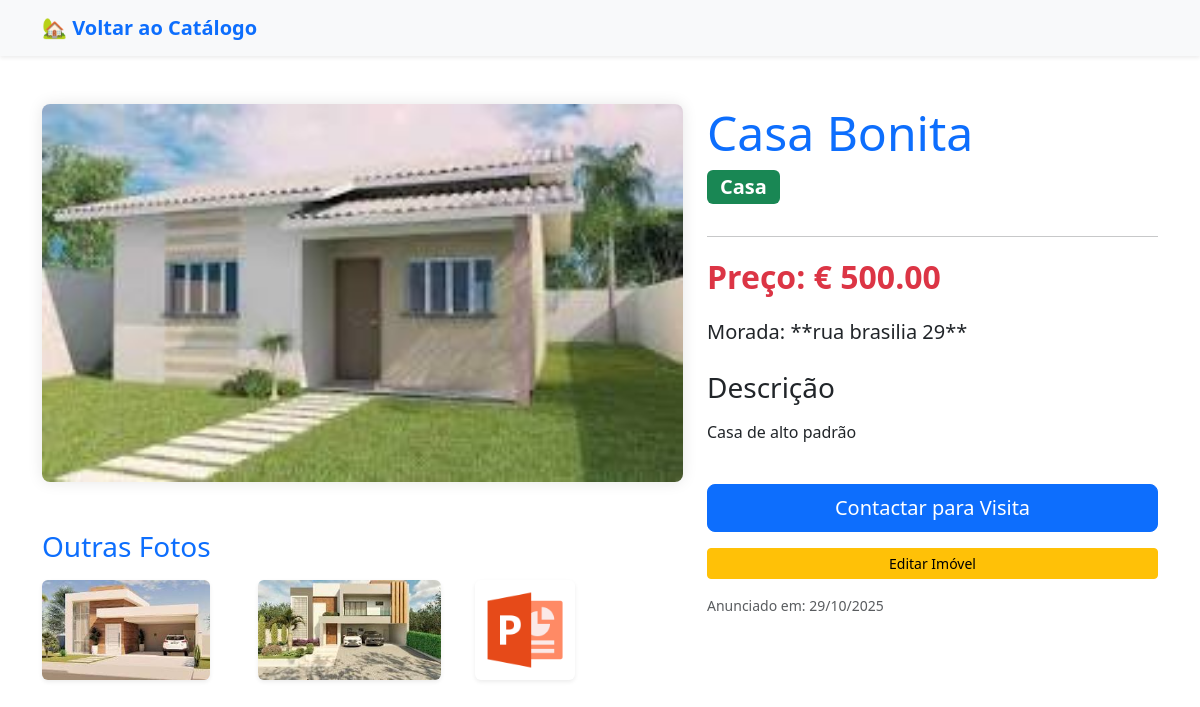
Screenshot of /3/ with the database file from the repository.
### imoveis/models.py (models this page shows, shortened)
class Imovel(models.Model):
    TIPO_CHOICES = (
        ('CASA', 'Casa'),
        ('LOTE', 'Lote'),
    )
    titulo = models.CharField(max_length=200, verbose_name="Título do Anúncio")
    descricao = models.TextField(verbose_name="Descrição Detalhada")
    preco = models.DecimalField(
        max_digits=12, # Ex: 9.999.999.99
        decimal_places=2,
        verbose_name="Preço (€)"
    )
    endereco = models.CharField(max_length=255, verbose_name="Morada Completa")
    tipo = models.CharField(
        max_length=4,
        choices=TIPO_CHOICES,
        default='CASA',
        verbose_name="Tipo de Imóvel"
    )
    imagem_principal = models.ImageField(
        upload_to='fotos/%Y/%m/%d/', # Guarda as imagens numa subpasta baseada na data
        blank=True,                 # O campo não é obrigatório
        null=True,                  # Pode ser nulo no banco de dados
        verbose_name="Imagem Principal"
    )
    esta_a_venda = models.BooleanField(default=True, verbose_name="Disponível para Venda")
    data_criacao = models.DateTimeField(auto_now_add=True, verbose_name="Data de Criação")
    class Meta:
        verbose_name = "Imóvel"
        verbose_name_plural = "Imóveis"
        ordering = ['-data_criacao']

class ImagemImovel(models.Model):
    imovel = models.ForeignKey(
        Imovel,
        on_delete=models.CASCADE, # Se o Imóvel for deletado, as fotos também são
        related_name='galeria'    # Nome que usaremos para aceder às fotos a partir do Imóvel (ex: imovel.galeria.all())
    )
    imagem = models.ImageField(
        upload_to='galeria/%Y/%m/%d/', # Guarda as imagens da galeria
        verbose_name="Foto Adicional"
    )
    descricao = models.CharField(max_length=100, blank=True, null=True)
    class Meta:
        verbose_name = "Imagem da Galeria"
        verbose_name_plural = "Imagens da Galeria"

### imoveis/views.py (the view)
# urls.py: path('<int:pk>/', ImovelDetailView.as_view(), name='detalhe_imovel'),
class ImovelDetailView(DetailView):
    model = Imovel # 🌟 Propriedade obrigatória
    template_name = 'imoveis/detalhe_imovel.html'
    context_object_name = 'imovel'

### imoveis/templates/imoveis/detalhe_imovel.html (shortened to what this page needs)
<!DOCTYPE html>
<html lang="pt">
<head>
    <link href="https://cdn.jsdelivr.net/npm/bootstrap@5.3.3/dist/css/bootstrap.min.css" rel="stylesheet">
</head>
<body>
    <nav class="navbar navbar-expand-lg navbar-light bg-light shadow-sm mb-5">
        <div class="container">
            <a class="navbar-brand text-primary fw-bold" href="{% url 'lista_imoveis' %}">🏡 Voltar ao Catálogo</a>
        </div>
    </nav>
    <div class="container my-5">
        <div class="row">
            <div class="col-md-7">
                {% if imovel.imagem_principal %}
                <img src="{{ imovel.imagem_principal.url }}" class="img-detalhe mb-4" alt="{{ imovel.titulo }}">
            {% else %}
                <img src="https://picsum.photos/700/500?grayscale" class="img-detalhe mb-4" alt="Sem Imagem">
            {% endif %}
            {% with galeria=imovel.galeria.all %}
                {% if galeria %}
                    <h3 class="mt-4 mb-3 text-primary">Outras Fotos</h3>
                    <div class="row row-cols-3 g-2">
                        {% for foto in galeria %}
                            <div class="col">
                                <img src="{{ foto.imagem.url }}" alt="{{ foto.descricao|default:'Foto adicional' }}" class="img-fluid rounded shadow-sm" style="height: 100px; object-fit: cover;">
                            </div>
                        {% endfor %}
                    </div>
                {% endif %}
            {% endwith %}
            </div>
            <div class="col-md-5">
                <h1 class="display-5 text-primary">{{ imovel.titulo }}</h1>
                <span class="badge fs-5 mb-3 {% if imovel.tipo == 'CASA' %}bg-success{% else %}bg-secondary{% endif %}">
                    {{ imovel.get_tipo_display }}
                </span>
                <hr>
                <p class="fs-2 fw-bold text-danger">
                    Preço: € {{ imovel.preco|floatformat:2 }}
                </p>
                <p class="lead">
                     Morada: **{{ imovel.endereco }}**
                </p>
                <h3 class="mt-4">Descrição</h3>
                <p>{{ imovel.descricao|linebreaks }}</p>
                <a href="mailto:contacto@seuimovel.com" class="btn btn-primary btn-lg mt-4 w-100 mb-2">Contactar para Visita</a>
                <a href="{% url 'editar_imovel' pk=imovel.pk %}" class="btn btn-warning btn-sm mt-2 w-100">
                     Editar Imóvel
                </a>
                <p class="mt-3 text-muted small">
                    Anunciado em: {{ imovel.data_criacao|date:"d/m/Y" }}
                </p>
            </div>
        </div>
    </div>
</body>
</html>

### imoveis/templates/imoveis/detalhe_imovel.html (style rules this page uses)
.img-detalhe { max-height: 500px; width: 100%; object-fit: cover; border-radius: .5rem; box-shadow: 0 0 15px rgba(0, 0, 0, 0.1); }

### rows the page displays
Imovel: imagem_principal (picture), titulo "Casa Bonita", tipo "Casa", preco "500.00", endereco "rua brasilia 29", descricao "Casa de alto padrão", data_criacao "29/10/2025"
ImagemImovel: imagem (picture)
ImagemImovel: imagem (picture)
ImagemImovel: imagem (picture)
